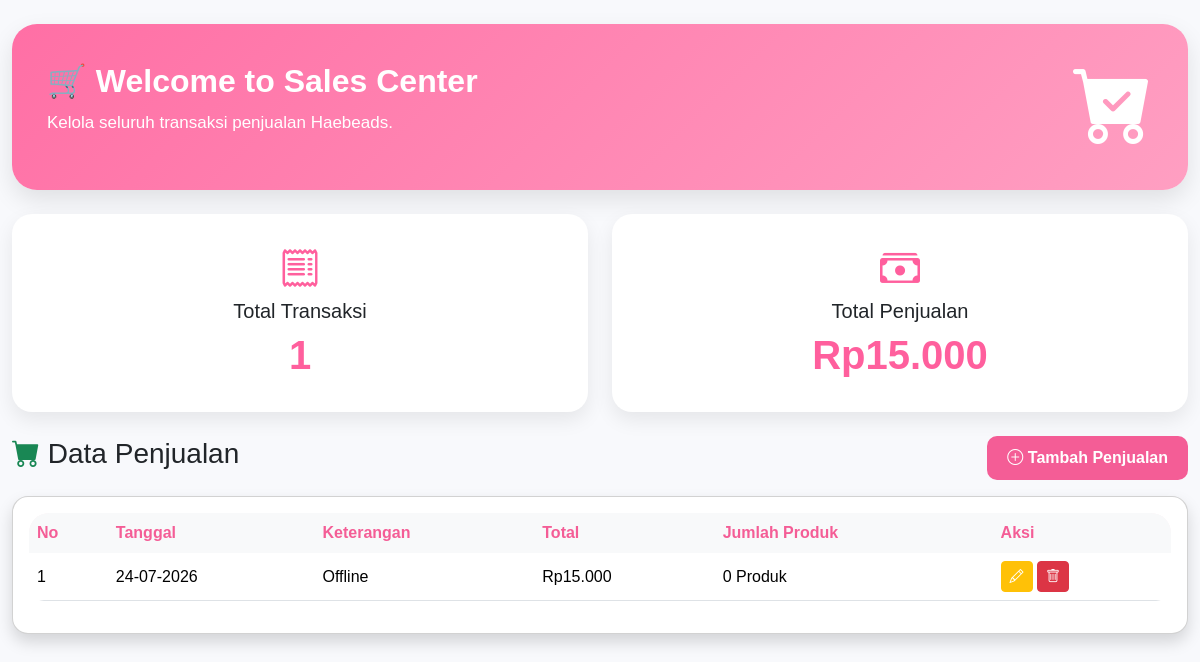
/haebeads/penjualan/index.php (signed in), run on the app's committed database.
### tables this page shows
CREATE TABLE `penjualan` (
  `id_penjualan` int(11) NOT NULL,
  `tanggal` date NOT NULL,
  `total` decimal(12,2) NOT NULL DEFAULT 0.00,
  `keterangan` varchar(100) DEFAULT NULL
);

### haebeads/penjualan/index.php (the view, shortened to what this page needs)
<?php
include "../config/koneksi.php";
$totalTransaksi = mysqli_fetch_assoc(mysqli_query($conn,"
SELECT COUNT(*) AS total
FROM penjualan
"));
$totalPenjualan = mysqli_fetch_assoc(mysqli_query($conn,"
SELECT SUM(total) AS total
FROM penjualan
"));
?>
<!DOCTYPE html>
<html lang="id">
<head>
<link href="https://cdn.jsdelivr.net/npm/bootstrap@5.3.3/dist/css/bootstrap.min.css" rel="stylesheet">
<link href="https://cdn.jsdelivr.net/npm/bootstrap-icons@1.11.3/font/bootstrap-icons.min.css" rel="stylesheet">
<link rel="stylesheet" href="../assets/css/dashboard.css">
</head>
<body>
<div class="container-fluid mt-4">
<div class="welcome-box mb-4">
<div class="row align-items-center">
<div class="col-md-8">
<h2>🛒 Welcome to Sales Center</h2>
<p>
Kelola seluruh transaksi penjualan Haebeads.
</p>
</div>
<div class="col-md-4 text-end">
<i class="bi bi-cart-check-fill display-1 text-white"></i>
</div>
</div>
</div>
<div class="row mb-4">
<div class="col-md-6">
<div class="stat-card">
<i class="bi bi-receipt"></i>
<h5>Total Transaksi</h5>
<h2><?= $totalTransaksi['total']; ?></h2>
</div>
</div>
<div class="col-md-6">
<div class="stat-card">
<i class="bi bi-cash-stack"></i>
<h5>Total Penjualan</h5>
<h2>
Rp<?= number_format($totalPenjualan['total'] ?? 0,0,',','.'); ?>
</h2>
</div>
</div>
</div>
<div class="d-flex justify-content-between align-items-center mb-3">
<h3>
<i class="bi bi-cart-fill text-success"></i>
Data Penjualan
</h3>
<a
href="tambah.php"
class="btn btn-pink">
<i class="bi bi-plus-circle"></i>
Tambah Penjualan
</a>
</div>
<div class="card shadow rounded-4">
<div class="card-body">
<div class="table-responsive">
<table class="table table-hover">
<thead class="table-light">
<tr>
<th>No</th>
<th>Tanggal</th>
<th>Keterangan</th>
<th>Total</th>
<th>Jumlah Produk</th>
<th>Aksi</th>
</tr>
</thead>
<tbody>
<?php
$no=1;
$data=mysqli_query($conn,"
SELECT *
FROM penjualan
ORDER BY tanggal DESC
");
while($d=mysqli_fetch_assoc($data)){
$jumlahProduk=mysqli_fetch_assoc(mysqli_query($conn,"
SELECT COUNT(*) AS total
FROM detail_penjualan
WHERE id_penjualan='".$d['id_penjualan']."'
"));
?>
<tr>
<td><?= $no++; ?></td>
<td><?= date('d-m-Y',strtotime($d['tanggal'])); ?></td>
<td><?= $d['keterangan']; ?></td>
<td>
Rp<?= number_format($d['total'],0,',','.'); ?>
</td>
<td>
<?= $jumlahProduk['total']; ?> Produk
</td>
<td>
<a
href="edit.php?id=<?= $d['id_penjualan']; ?>"
class="btn btn-warning btn-sm">
<i class="bi bi-pencil"></i>
</a>
<a
href="hapus.php?id=<?= $d['id_penjualan']; ?>"
class="btn btn-danger btn-sm"
onclick="return confirm('Yakin ingin menghapus transaksi?');">
<i class="bi bi-trash"></i>
</a>
</td>
</tr>
<?php } ?>
</tbody>
</table>
</div>
</div>
</div>
</div>
</body>
</html>

### haebeads/assets/css/dashboard.css (style rules this page uses)
* { margin:0; padding:0; box-sizing:border-box; font-family:'Poppins',sans-serif; }
body { background:#f8f9fc; }
.btn-pink { background:#f56b9a; color:white; border-radius:10px; padding:10px 20px; font-weight:600; }
.btn-pink { background:#f45d96; color:white; border:none; }
.card { border-radius:20px; }
.welcome-box { background:linear-gradient(135deg,#ff6fa5,#ff9fc2); padding:35px; border-radius:25px; color:white; box-shadow:0 10px 25px rgba(0,0,0,.1); }
.welcome-box h2 { font-weight:700; }
.welcome-box p { font-size:17px; margin-top:10px; }
.stat-card { background:white; padding:25px; border-radius:20px; text-align:center; box-shadow:0 8px 20px rgba(0,0,0,.08); transition:.3s; }
.stat-card i { font-size:40px; color:#ff5f9d; margin-bottom:10px; }
.stat-card h2 { font-size:40px; color:#ff5f9d; font-weight:700; }
.table { border-radius:15px; overflow:hidden; }
.table thead { background:#fff3f7; }
.table thead th { color:#f45d96; font-weight:600; border:none; }
.table tbody tr { transition:.3s; }
.table td { vertical-align:middle; }
.btn-warning { color:white; }
.table-responsive { border-radius:20px; }

### data on the page
penjualan: tanggal "24-07-2026", keterangan "Offline", total "15.000", total "0"

### other printed values
$totalTransaksi['total'] "1"
$totalPenjualan['total'] "15.000"
